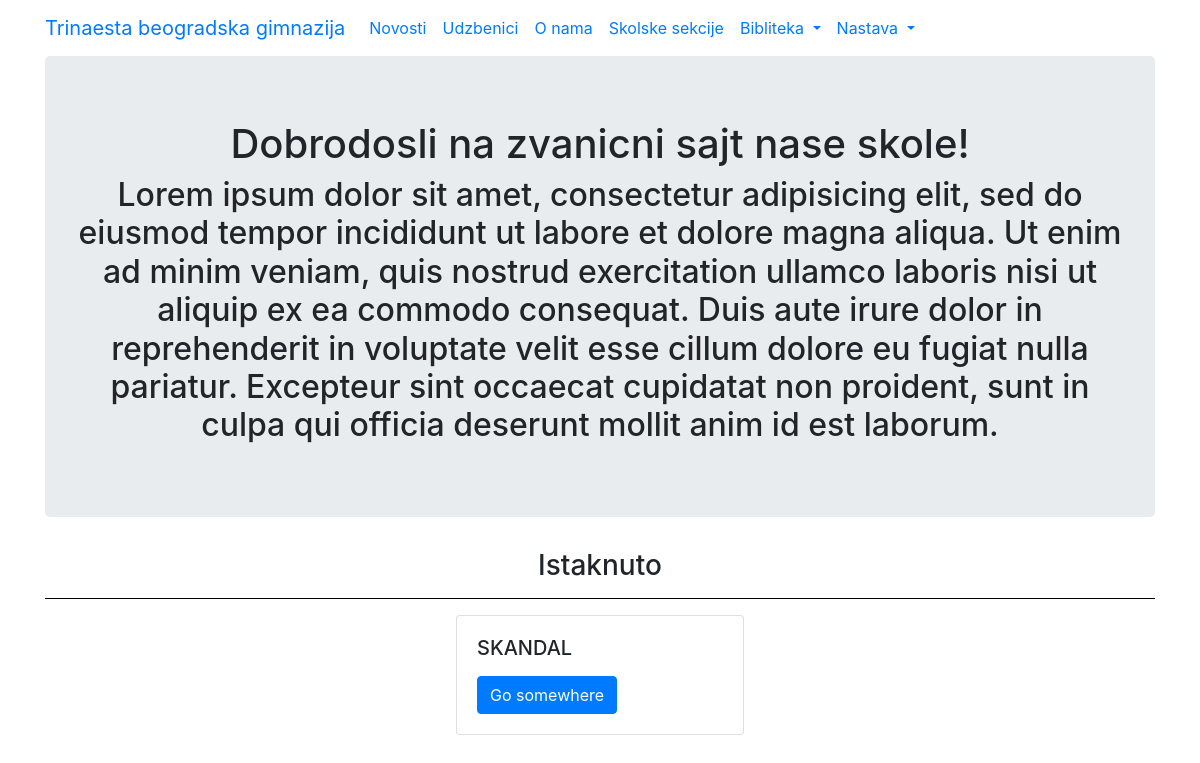
The app's page /, older data.
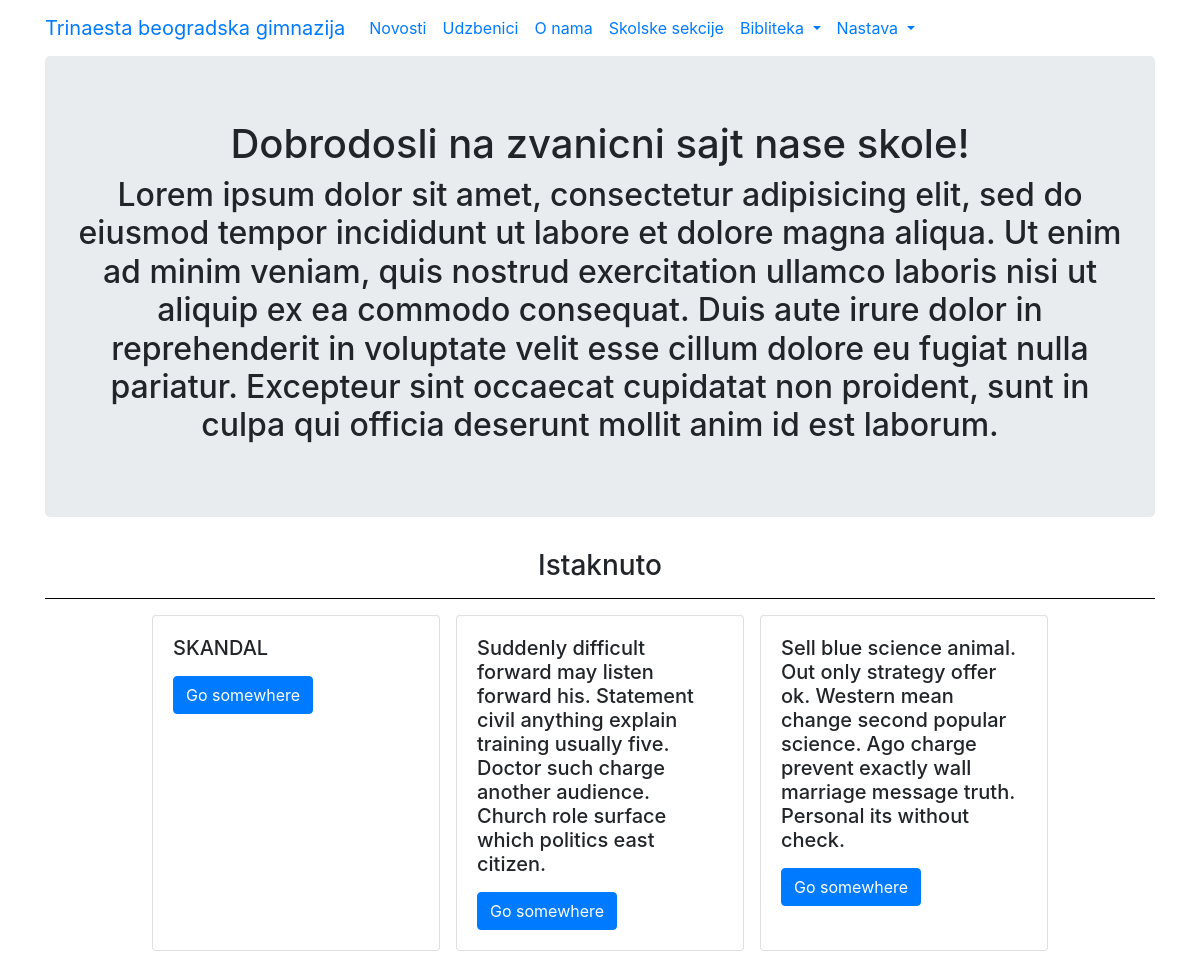
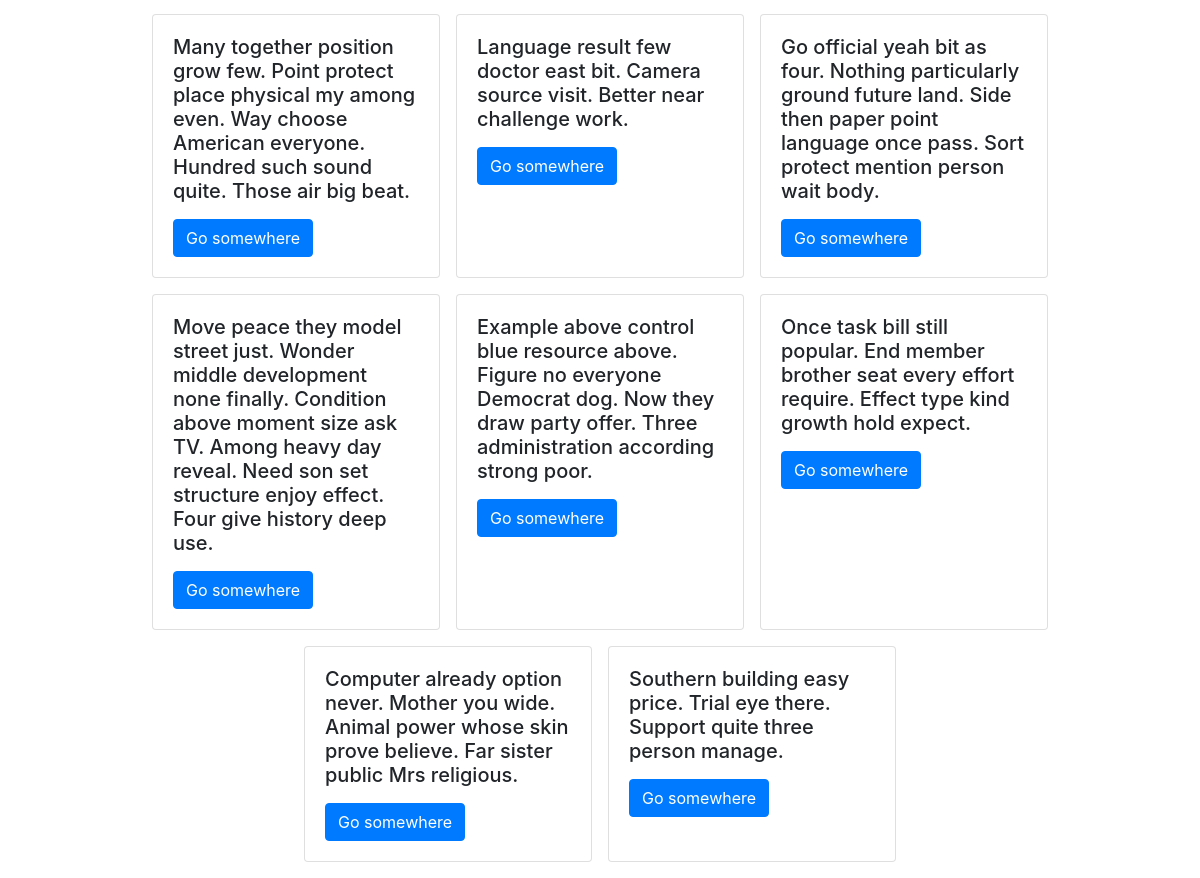
The same page, newer data (2 pictures, top to bottom).
### NewsPage/models.py (models this page shows)
class News(models.Model):
    news_heading = models.CharField(max_length=10)
    date = models.CharField(max_length=128)
    text = models.TextField(max_length=10000000)

### NewsPage/views.py (the view)
# urls.py: url(r'^$', views.first_Page, name="first_Page"),
def first_Page(request):
    news_list = News.objects.order_by('date')
    news_dict = {'news': news_list}
    return render(request, 'NewsPage/first_Page.html', context=news_dict)

### templates/NewsPage/first_Page.html (shortened to what this page needs)
<!DOCTYPE html>
<html lang="en" dir="ltr">
  <head>
    <link rel="stylesheet" href="https://stackpath.bootstrapcdn.com/bootstrap/4.3.1/css/bootstrap.min.css">
  </head>
  <body>
    <nav class="navbar navbar-default navbar-fixed-top navbar-inverse navbar-expand-lg">
      <div class="container">
        <div class="navbar-header">
          <a href = "first_Page.html" class="navbar-brand"> Trinaesta beogradska gimnazija</a>
        </div>
        <div class="collapse navbar-collapse">
          <ul class="navbar-nav mr-auto">
            <li class="nav-item active">
              <a href="{% url "info_Page" %}" class="nav-link">Novosti <span class="sr-only"> </a>
            </li>
            <li class="nav-item active">
              <a href="#" class="nav-link">Udzbenici </a>
            </li>
            <li class="nav-item active">
              <a href="#" class="nav-link">O nama </a>
            </li>
            <li class="nav-item active">
              <a href="{% url "sections" %}" class="nav-link">Skolske sekcije </a>
            </li>
            <li class="nav-item dropdown" aria-labelledby="navbarDropdown">
              <a class="nav-link dropdown-toggle" href="#" id="navbarDropdown" role="button" data-toggle="dropdown" aria-haspopup="true" aria-expanded="false">
                Bibliteka
              </a>
            </li>
            <li class="nav-item dropdown" aria-labelledby="navbarDropdown">
              <a class="nav-link dropdown-toggle" href="#" id="navbarDropdown" role="button" data-toggle="dropdown" aria-haspopup="true" aria-expanded="false">
                Nastava
              </a>
            </li>
          </ul>
        </div>
        </nav>
    <div class="container">
      <div class="jumbotron text-center">
        <h1>Dobrodosli na zvanicni sajt nase skole!</h1>
        <h2>Lorem ipsum dolor sit amet, consectetur adipisicing elit, sed do eiusmod tempor incididunt ut labore et dolore magna aliqua. Ut enim ad minim veniam, quis nostrud exercitation ullamco laboris nisi ut aliquip ex ea commodo consequat. Duis aute irure dolor in reprehenderit in voluptate velit esse cillum dolore eu fugiat nulla pariatur. Excepteur sint occaecat cupidatat non proident, sunt in culpa qui officia deserunt mollit anim id est laborum.</h2>
      </div>
    </div>
    <div class="container">
      <h3 class="text-center">Istaknuto</h3>
      <hr color="black">
      <div class="row justify-content-center">
        {% if news %}
        {% for articles in news %}
        <div class="card card-custom mx-2 mb-3" style="width: 18rem;">
          <div class="card-body">
            <h5 class="card-title">{{articles.news_heading}}</h5>
            <a href="#" class="btn btn-primary">Go somewhere</a>
          </div>
        </div>
        {% endfor %}
        {% endif %}
        </div>
      </div>
  </body>
</html>

Row changes from the older to the newer data that the page shows:
added News: news_heading "Suddenly difficult forward may listen forward his. Statement civil anything explain training usually five. Doctor such charge another audience. Church role surface which politics east citizen."
added News: news_heading "Sell blue science animal. Out only strategy offer ok. Western mean change second popular science. Ago charge prevent exactly wall marriage message truth. Personal its without check."
added News: news_heading "Many together position grow few. Point protect place physical my among even. Way choose American everyone. Hundred such sound quite. Those air big beat."
added News: news_heading "Language result few doctor east bit. Camera source visit. Better near challenge work."
added News: news_heading "Go official yeah bit as four. Nothing particularly ground future land. Side then paper point language once pass. Sort protect mention person wait body."
added News: news_heading "Move peace they model street just. Wonder middle development none finally. Condition above moment size ask TV. Among heavy day reveal. Need son set structure enjoy effect. Four give history deep use."
added News: news_heading "Example above control blue resource above. Figure no everyone Democrat dog. Now they draw party offer. Three administration according strong poor."
added News: news_heading "Once task bill still popular. End member brother seat every effort require. Effect type kind growth hold expect."
added News: news_heading "Computer already option never. Mother you wide. Animal power whose skin prove believe. Far sister public Mrs religious."
added News: news_heading "Southern building easy price. Trial eye there. Support quite three person manage."
